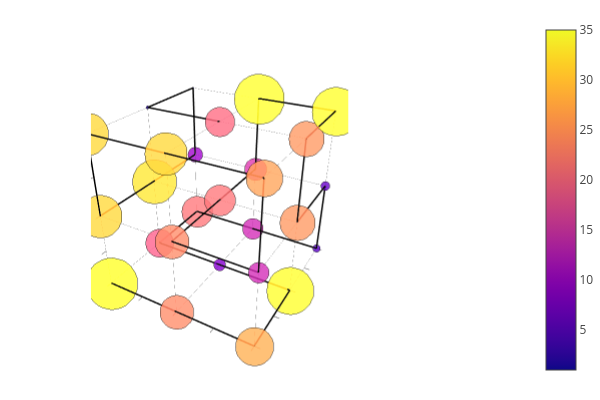

The notebook cell saved with this chart:
### Code cell
plot_cube_with_mutations_on_sphere(x, y, z, lx, ly, lz, PATHS[1234], n_mutations_per_position)

### Figure 1 — Plotly figure (JSON) as saved in the notebook; plotly's stock layout.template omitted (floating-point values rounded to 4 significant figures; data arrays with more than 128 entries replaced by an {"elided": "..."} marker saying what was removed)
{"data": [{"colorbar": {"len": 0.9803, "title": "", "x": 0.6634, "y": 0.5}, "legendgroup": "", "line": {"color": "rgba(0, 0, 0, 0.500)", "dash": "solid", "shape": "linear", "width": 0.5}, "mode": "lines", "name": "", "scene": "scene", "showlegend": false, "type": "scatter3d", "x": [0, 2], "xaxis": "x", "y": [0, 0], "yaxis": "y", "z": [0, 0], "zaxis": "z", "zmax": 35, "zmin": 1}, {"colorbar": {"len": 0.9803, "title": "", "x": 0.6634, "y": 0.5}, "legendgroup": "", "line": {"color": "rgba(0, 0, 0, 0.500)", "dash": "solid", "shape": "linear", "width": 0.5}, "mode": "lines", "name": "", "scene": "scene", "showlegend": false, "type": "scatter3d", "x": [0, 0], "xaxis": "x", "y": [0, 2], "yaxis": "y", "z": [0, 0], "zaxis": "z", "zmax": 35, "zmin": 1}, {"colorbar": {"len": 0.9803, "title": "", "x": 0.6634, "y": 0.5}, "legendgroup": "", "line": {"color": "rgba(0, 0, 0, 0.500)", "dash": "solid", "shape": "linear", "width": 0.5}, "mode": "lines", "name": "", "scene": "scene", "showlegend": false, "type": "scatter3d", "x": [0, 0], "xaxis": "x", "y": [0, 0], "yaxis": "y", "z": [0, 2], "zaxis": "z", "zmax": 35, "zmin": 1}, {"colorbar": {"len": 0.9803, "title": "", "x": 0.6634, "y": 0.5}, "legendgroup": "", "line": {"color": "rgba(0, 0, 0, 0.500)", "dash": "solid", "shape": "linear", "width": 0.5}, "mode": "lines", "name": "", "scene": "scene", "showlegend": false, "type": "scatter3d", "x": [0, 2], "xaxis": "x", "y": [0, 0], "yaxis": "y", "z": [1, 1], "zaxis": "z", "zmax": 35, "zmin": 1}, {"colorbar": {"len": 0.9803, "title": "", "x": 0.6634, "y": 0.5}, "legendgroup": "", "line": {"color": "rgba(0, 0, 0, 0.500)", "dash": "solid", "shape": "linear", "width": 0.5}, "mode": "lines", "name": "", "scene": "scene", "showlegend": false, "type": "scatter3d", "x": [0, 0], "xaxis": "x", "y": [0, 2], "yaxis": "y", "z": [1, 1], "zaxis": "z", "zmax": 35, "zmin": 1}, {"colorbar": {"len": 0.9803, "title": "", "x": 0.6634, "y": 0.5}, "legendgroup": "", "line": {"color": "rgba(0, 0, 0, 0.500)", "dash": "solid", "shape": "linear", "width": 0.5}, "mode": "lines", "name": "", "scene": "scene", "showlegend": false, "type": "scatter3d", "x": [0, 0], "xaxis": "x", "y": [1, 1], "yaxis": "y", "z": [0, 2], "zaxis": "z", "zmax": 35, "zmin": 1}, {"colorbar": {"len": 0.9803, "title": "", "x": 0.6634, "y": 0.5}, "legendgroup": "", "line": {"color": "rgba(0, 0, 0, 0.500)", "dash": "solid", "shape": "linear", "width": 0.5}, "mode": "lines", "name": "", "scene": "scene", "showlegend": false, "type": "scatter3d", "x": [0, 2], "xaxis": "x", "y": [0, 0], "yaxis": "y", "z": [2, 2], "zaxis": "z", "zmax": 35, "zmin": 1}, {"colorbar": {"len": 0.9803, "title": "", "x": 0.6634, "y": 0.5}, "legendgroup": "", "line": {"color": "rgba(0, 0, 0, 0.500)", "dash": "solid", "shape": "linear", "width": 0.5}, "mode": "lines", "name": "", "scene": "scene", "showlegend": false, "type": "scatter3d", "x": [0, 0], "xaxis": "x", "y": [0, 2], "yaxis": "y", "z": [2, 2], "zaxis": "z", "zmax": 35, "zmin": 1}, {"colorbar": {"len": 0.9803, "title": "", "x": 0.6634, "y": 0.5}, "legendgroup": "", "line": {"color": "rgba(0, 0, 0, 0.500)", "dash": "solid", "shape": "linear", "width": 0.5}, "mode": "lines", "name": "", "scene": "scene", "showlegend": false, "type": "scatter3d", "x": [0, 0], "xaxis": "x", "y": [2, 2], "yaxis": "y", "z": [0, 2], "zaxis": "z", "zmax": 35, "zmin": 1}, {"colorbar": {"len": 0.9803, "title": "", "x": 0.6634, "y": 0.5}, "legendgroup": "", "line": {"color": "rgba(0, 0, 0, 0.500)", "dash": "solid", "shape": "linear", "width": 0.5}, "mode": "lines", "name": "", "scene": "scene", "showlegend": false, "type": "scatter3d", "x": [0, 2], "xaxis": "x", "y": [1, 1], "yaxis": "y", "z": [0, 0], "zaxis": "z", "zmax": 35, "zmin": 1}, {"colorbar": {"len": 0.9803, "title": "", "x": 0.6634, "y": 0.5}, "legendgroup": "", "line": {"color": "rgba(0, 0, 0, 0.500)", "dash": "solid", "shape": "linear", "width": 0.5}, "mode": "lines", "name": "", "scene": "scene", "showlegend": false, "type": "scatter3d", "x": [1, 1], "xaxis": "x", "y": [0, 2], "yaxis": "y", "z": [0, 0], "zaxis": "z", "zmax": 35, "zmin": 1}, {"colorbar": {"len": 0.9803, "title": "", "x": 0.6634, "y": 0.5}, "legendgroup": "", "line": {"color": "rgba(0, 0, 0, 0.500)", "dash": "solid", "shape": "linear", "width": 0.5}, "mode": "lines", "name": "", "scene": "scene", "showlegend": false, "type": "scatter3d", "x": [1, 1], "xaxis": "x", "y": [0, 0], "yaxis": "y", "z": [0, 2], "zaxis": "z", "zmax": 35, "zmin": 1}, {"colorbar": {"len": 0.9803, "title": "", "x": 0.6634, "y": 0.5}, "legendgroup": "", "line": {"color": "rgba(0, 0, 0, 0.500)", "dash": "solid", "shape": "linear", "width": 0.5}, "mode": "lines", "name": "", "scene": "scene", "showlegend": false, "type": "scatter3d", "x": [0, 2], "xaxis": "x", "y": [1, 1], "yaxis": "y", "z": [1, 1], "zaxis": "z", "zmax": 35, "zmin": 1}, {"colorbar": {"len": 0.9803, "title": "", "x": 0.6634, "y": 0.5}, "legendgroup": "", "line": {"color": "rgba(0, 0, 0, 0.500)", "dash": "solid", "shape": "linear", "width": 0.5}, "mode": "lines", "name": "", "scene": "scene", "showlegend": false, "type": "scatter3d", "x": [1, 1], "xaxis": "x", "y": [0, 2], "yaxis": "y", "z": [1, 1], "zaxis": "z", "zmax": 35, "zmin": 1}, {"colorbar": {"len": 0.9803, "title": "", "x": 0.6634, "y": 0.5}, "legendgroup": "", "line": {"color": "rgba(0, 0, 0, 0.500)", "dash": "solid", "shape": "linear", "width": 0.5}, "mode": "lines", "name": "", "scene": "scene", "showlegend": false, "type": "scatter3d", "x": [1, 1], "xaxis": "x", "y": [1, 1], "yaxis": "y", "z": [0, 2], "zaxis": "z", "zmax": 35, "zmin": 1}, {"colorbar": {"len": 0.9803, "title": "", "x": 0.6634, "y": 0.5}, "legendgroup": "", "line": {"color": "rgba(0, 0, 0, 0.500)", "dash": "solid", "shape": "linear", "width": 0.5}, "mode": "lines", "name": "", "scene": "scene", "showlegend": false, "type": "scatter3d", "x": [0, 2], "xaxis": "x", "y": [1, 1], "yaxis": "y", "z": [2, 2], "zaxis": "z", "zmax": 35, "zmin": 1}, {"colorbar": {"len": 0.9803, "title": "", "x": 0.6634, "y": 0.5}, "legendgroup": "", "line": {"color": "rgba(0, 0, 0, 0.500)", "dash": "solid", "shape": "linear", "width": 0.5}, "mode": "lines", "name": "", "scene": "scene", "showlegend": false, "type": "scatter3d", "x": [1, 1], "xaxis": "x", "y": [0, 2], "yaxis": "y", "z": [2, 2], "zaxis": "z", "zmax": 35, "zmin": 1}, {"colorbar": {"len": 0.9803, "title": "", "x": 0.6634, "y": 0.5}, "legendgroup": "", "line": {"color": "rgba(0, 0, 0, 0.500)", "dash": "solid", "shape": "linear", "width": 0.5}, "mode": "lines", "name": "", "scene": "scene", "showlegend": false, "type": "scatter3d", "x": [1, 1], "xaxis": "x", "y": [2, 2], "yaxis": "y", "z": [0, 2], "zaxis": "z", "zmax": 35, "zmin": 1}, {"colorbar": {"len": 0.9803, "title": "", "x": 0.6634, "y": 0.5}, "legendgroup": "", "line": {"color": "rgba(0, 0, 0, 0.500)", "dash": "solid", "shape": "linear", "width": 0.5}, "mode": "lines", "name": "", "scene": "scene", "showlegend": false, "type": "scatter3d", "x": [0, 2], "xaxis": "x", "y": [2, 2], "yaxis": "y", "z": [0, 0], "zaxis": "z", "zmax": 35, "zmin": 1}, {"colorbar": {"len": 0.9803, "title": "", "x": 0.6634, "y": 0.5}, "legendgroup": "", "line": {"color": "rgba(0, 0, 0, 0.500)", "dash": "solid", "shape": "linear", "width": 0.5}, "mode": "lines", "name": "", "scene": "scene", "showlegend": false, "type": "scatter3d", "x": [2, 2], "xaxis": "x", "y": [0, 2], "yaxis": "y", "z": [0, 0], "zaxis": "z", "zmax": 35, "zmin": 1}, {"colorbar": {"len": 0.9803, "title": "", "x": 0.6634, "y": 0.5}, "legendgroup": "", "line": {"color": "rgba(0, 0, 0, 0.500)", "dash": "solid", "shape": "linear", "width": 0.5}, "mode": "lines", "name": "", "scene": "scene", "showlegend": false, "type": "scatter3d", "x": [2, 2], "xaxis": "x", "y": [0, 0], "yaxis": "y", "z": [0, 2], "zaxis": "z", "zmax": 35, "zmin": 1}, {"colorbar": {"len": 0.9803, "title": "", "x": 0.6634, "y": 0.5}, "legendgroup": "", "line": {"color": "rgba(0, 0, 0, 0.500)", "dash": "solid", "shape": "linear", "width": 0.5}, "mode": "lines", "name": "", "scene": "scene", "showlegend": false, "type": "scatter3d", "x": [0, 2], "xaxis": "x", "y": [2, 2], "yaxis": "y", "z": [1, 1], "zaxis": "z", "zmax": 35, "zmin": 1}, {"colorbar": {"len": 0.9803, "title": "", "x": 0.6634, "y": 0.5}, "legendgroup": "", "line": {"color": "rgba(0, 0, 0, 0.500)", "dash": "solid", "shape": "linear", "width": 0.5}, "mode": "lines", "name": "", "scene": "scene", "showlegend": false, "type": "scatter3d", "x": [2, 2], "xaxis": "x", "y": [0, 2], "yaxis": "y", "z": [1, 1], "zaxis": "z", "zmax": 35, "zmin": 1}, {"colorbar": {"len": 0.9803, "title": "", "x": 0.6634, "y": 0.5}, "legendgroup": "", "line": {"color": "rgba(0, 0, 0, 0.500)", "dash": "solid", "shape": "linear", "width": 0.5}, "mode": "lines", "name": "", "scene": "scene", "showlegend": false, "type": "scatter3d", "x": [2, 2], "xaxis": "x", "y": [1, 1], "yaxis": "y", "z": [0, 2], "zaxis": "z", "zmax": 35, "zmin": 1}, {"colorbar": {"len": 0.9803, "title": "", "x": 0.6634, "y": 0.5}, "legendgroup": "", "line": {"color": "rgba(0, 0, 0, 0.500)", "dash": "solid", "shape": "linear", "width": 0.5}, "mode": "lines", "name": "", "scene": "scene", "showlegend": false, "type": "scatter3d", "x": [0, 2], "xaxis": "x", "y": [2, 2], "yaxis": "y", "z": [2, 2], "zaxis": "z", "zmax": 35, "zmin": 1}, {"colorbar": {"len": 0.9803, "title": "", "x": 0.6634, "y": 0.5}, "legendgroup": "", "line": {"color": "rgba(0, 0, 0, 0.500)", "dash": "solid", "shape": "linear", "width": 0.5}, "mode": "lines", "name": "", "scene": "scene", "showlegend": false, "type": "scatter3d", "x": [2, 2], "xaxis": "x", "y": [0, 2], "yaxis": "y", "z": [2, 2], "zaxis": "z", "zmax": 35, "zmin": 1}, {"colorbar": {"len": 0.9803, "title": "", "x": 0.6634, "y": 0.5}, "legendgroup": "", "line": {"color": "rgba(0, 0, 0, 0.500)", "dash": "solid", "shape": "linear", "width": 0.5}, "mode": "lines", "name": "", "scene": "scene", "showlegend": false, "type": "scatter3d", "x": [2, 2], "xaxis": "x", "y": [2, 2], "yaxis": "y", "z": [0, 2], "zaxis": "z", "zmax": 35, "zmin": 1}, {"colorbar": {"len": 0.9803, "title": "", "x": 0.6634, "y": 0.5}, "legendgroup": "", "line": {"color": "rgba(0, 0, 0, 1.000)", "dash": "solid", "shape": "linear", "width": 3}, "mode": "lines", "name": "", "scene": "scene", "showlegend": false, "type": "scatter3d", "x": [0, 1], "xaxis": "x", "y": [0, 0], "yaxis": "y", "z": [0, 0], "zaxis": "z", "zmax": 35, "zmin": 1}, {"colorbar": {"len": 0.9803, "title": "", "x": 0.6634, "y": 0.5}, "legendgroup": "", "line": {"color": "rgba(0, 0, 0, 1.000)", "dash": "solid", "shape": "linear", "width": 3}, "mode": "lines", "name": "", "scene": "scene", "showlegend": false, "type": "scatter3d", "x": [1, 2], "xaxis": "x", "y": [0, 0], "yaxis": "y", "z": [0, 0], "zaxis": "z", "zmax": 35, "zmin": 1}, {"colorbar": {"len": 0.9803, "title": "", "x": 0.6634, "y": 0.5}, "legendgroup": "", "line": {"color": "rgba(0, 0, 0, 1.000)", "dash": "solid", "shape": "linear", "width": 3}, "mode": "lines", "name": "", "scene": "scene", "showlegend": false, "type": "scatter3d", "x": [2, 2], "xaxis": "x", "y": [0, 1], "yaxis": "y", "z": [0, 0], "zaxis": "z", "zmax": 35, "zmin": 1}, {"colorbar": {"len": 0.9803, "title": "", "x": 0.6634, "y": 0.5}, "legendgroup": "", "line": {"color": "rgba(0, 0, 0, 1.000)", "dash": "solid", "shape": "linear", "width": 3}, "mode": "lines", "name": "", "scene": "scene", "showlegend": false, "type": "scatter3d", "x": [2, 1], "xaxis": "x", "y": [1, 1], "yaxis": "y", "z": [0, 0], "zaxis": "z", "zmax": 35, "zmin": 1}, {"colorbar": {"len": 0.9803, "title": "", "x": 0.6634, "y": 0.5}, "legendgroup": "", "line": {"color": "rgba(0, 0, 0, 1.000)", "dash": "solid", "shape": "linear", "width": 3}, "mode": "lines", "name": "", "scene": "scene", "showlegend": false, "type": "scatter3d", "x": [1, 0], "xaxis": "x", "y": [1, 1], "yaxis": "y", "z": [0, 0], "zaxis": "z", "zmax": 35, "zmin": 1}, {"colorbar": {"len": 0.9803, "title": "", "x": 0.6634, "y": 0.5}, "legendgroup": "", "line": {"color": "rgba(0, 0, 0, 1.000)", "dash": "solid", "shape": "linear", "width": 3}, "mode": "lines", "name": "", "scene": "scene", "showlegend": false, "type": "scatter3d", "x": [0, 0], "xaxis": "x", "y": [1, 2], "yaxis": "y", "z": [0, 0], "zaxis": "z", "zmax": 35, "zmin": 1}, {"colorbar": {"len": 0.9803, "title": "", "x": 0.6634, "y": 0.5}, "legendgroup": "", "line": {"color": "rgba(0, 0, 0, 1.000)", "dash": "solid", "shape": "linear", "width": 3}, "mode": "lines", "name": "", "scene": "scene", "showlegend": false, "type": "scatter3d", "x": [0, 1], "xaxis": "x", "y": [2, 2], "yaxis": "y", "z": [0, 0], "zaxis": "z", "zmax": 35, "zmin": 1}, {"colorbar": {"len": 0.9803, "title": "", "x": 0.6634, "y": 0.5}, "legendgroup": "", "line": {"color": "rgba(0, 0, 0, 1.000)", "dash": "solid", "shape": "linear", "width": 3}, "mode": "lines", "name": "", "scene": "scene", "showlegend": false, "type": "scatter3d", "x": [1, 2], "xaxis": "x", "y": [2, 2], "yaxis": "y", "z": [0, 0], "zaxis": "z", "zmax": 35, "zmin": 1}, {"colorbar": {"len": 0.9803, "title": "", "x": 0.6634, "y": 0.5}, "legendgroup": "", "line": {"color": "rgba(0, 0, 0, 1.000)", "dash": "solid", "shape": "linear", "width": 3}, "mode": "lines", "name": "", "scene": "scene", "showlegend": false, "type": "scatter3d", "x": [2, 2], "xaxis": "x", "y": [2, 2], "yaxis": "y", "z": [0, 1], "zaxis": "z", "zmax": 35, "zmin": 1}, {"colorbar": {"len": 0.9803, "title": "", "x": 0.6634, "y": 0.5}, "legendgroup": "", "line": {"color": "rgba(0, 0, 0, 1.000)", "dash": "solid", "shape": "linear", "width": 3}, "mode": "lines", "name": "", "scene": "scene", "showlegend": false, "type": "scatter3d", "x": [2, 2], "xaxis": "x", "y": [2, 1], "yaxis": "y", "z": [1, 1], "zaxis": "z", "zmax": 35, "zmin": 1}, {"colorbar": {"len": 0.9803, "title": "", "x": 0.6634, "y": 0.5}, "legendgroup": "", "line": {"color": "rgba(0, 0, 0, 1.000)", "dash": "solid", "shape": "linear", "width": 3}, "mode": "lines", "name": "", "scene": "scene", "showlegend": false, "type": "scatter3d", "x": [2, 2], "xaxis": "x", "y": [1, 1], "yaxis": "y", "z": [1, 2], "zaxis": "z", "zmax": 35, "zmin": 1}, {"colorbar": {"len": 0.9803, "title": "", "x": 0.6634, "y": 0.5}, "legendgroup": "", "line": {"color": "rgba(0, 0, 0, 1.000)", "dash": "solid", "shape": "linear", "width": 3}, "mode": "lines", "name": "", "scene": "scene", "showlegend": false, "type": "scatter3d", "x": [2, 2], "xaxis": "x", "y": [1, 2], "yaxis": "y", "z": [2, 2], "zaxis": "z", "zmax": 35, "zmin": 1}, {"colorbar": {"len": 0.9803, "title": "", "x": 0.6634, "y": 0.5}, "legendgroup": "", "line": {"color": "rgba(0, 0, 0, 1.000)", "dash": "solid", "shape": "linear", "width": 3}, "mode": "lines", "name": "", "scene": "scene", "showlegend": false, "type": "scatter3d", "x": [2, 1], "xaxis": "x", "y": [2, 2], "yaxis": "y", "z": [2, 2], "zaxis": "z", "zmax": 35, "zmin": 1}, {"colorbar": {"len": 0.9803, "title": "", "x": 0.6634, "y": 0.5}, "legendgroup": "", "line": {"color": "rgba(0, 0, 0, 1.000)", "dash": "solid", "shape": "linear", "width": 3}, "mode": "lines", "name": "", "scene": "scene", "showlegend": false, "type": "scatter3d", "x": [1, 1], "xaxis": "x", "y": [2, 2], "yaxis": "y", "z": [2, 1], "zaxis": "z", "zmax": 35, "zmin": 1}, {"colorbar": {"len": 0.9803, "title": "", "x": 0.6634, "y": 0.5}, "legendgroup": "", "line": {"color": "rgba(0, 0, 0, 1.000)", "dash": "solid", "shape": "linear", "width": 3}, "mode": "lines", "name": "", "scene": "scene", "showlegend": false, "type": "scatter3d", "x": [1, 1], "xaxis": "x", "y": [2, 1], "yaxis": "y", "z": [1, 1], "zaxis": "z", "zmax": 35, "zmin": 1}, {"colorbar": {"len": 0.9803, "title": "", "x": 0.6634, "y": 0.5}, "legendgroup": "", "line": {"color": "rgba(0, 0, 0, 1.000)", "dash": "solid", "shape": "linear", "width": 3}, "mode": "lines", "name": "", "scene": "scene", "showlegend": false, "type": "scatter3d", "x": [1, 1], "xaxis": "x", "y": [1, 0], "yaxis": "y", "z": [1, 1], "zaxis": "z", "zmax": 35, "zmin": 1}, {"colorbar": {"len": 0.9803, "title": "", "x": 0.6634, "y": 0.5}, "legendgroup": "", "line": {"color": "rgba(0, 0, 0, 1.000)", "dash": "solid", "shape": "linear", "width": 3}, "mode": "lines", "name": "", "scene": "scene", "showlegend": false, "type": "scatter3d", "x": [1, 2], "xaxis": "x", "y": [0, 0], "yaxis": "y", "z": [1, 1], "zaxis": "z", "zmax": 35, "zmin": 1}, {"colorbar": {"len": 0.9803, "title": "", "x": 0.6634, "y": 0.5}, "legendgroup": "", "line": {"color": "rgba(0, 0, 0, 1.000)", "dash": "solid", "shape": "linear", "width": 3}, "mode": "lines", "name": "", "scene": "scene", "showlegend": false, "type": "scatter3d", "x": [2, 2], "xaxis": "x", "y": [0, 0], "yaxis": "y", "z": [1, 2], "zaxis": "z", "zmax": 35, "zmin": 1}, {"colorbar": {"len": 0.9803, "title": "", "x": 0.6634, "y": 0.5}, "legendgroup": "", "line": {"color": "rgba(0, 0, 0, 1.000)", "dash": "solid", "shape": "linear", "width": 3}, "mode": "lines", "name": "", "scene": "scene", "showlegend": false, "type": "scatter3d", "x": [2, 1], "xaxis": "x", "y": [0, 0], "yaxis": "y", "z": [2, 2], "zaxis": "z", "zmax": 35, "zmin": 1}, {"colorbar": {"len": 0.9803, "title": "", "x": 0.6634, "y": 0.5}, "legendgroup": "", "line": {"color": "rgba(0, 0, 0, 1.000)", "dash": "solid", "shape": "linear", "width": 3}, "mode": "lines", "name": "", "scene": "scene", "showlegend": false, "type": "scatter3d", "x": [1, 0], "xaxis": "x", "y": [0, 0], "yaxis": "y", "z": [2, 2], "zaxis": "z", "zmax": 35, "zmin": 1}, {"colorbar": {"len": 0.9803, "title": "", "x": 0.6634, "y": 0.5}, "legendgroup": "", "line": {"color": "rgba(0, 0, 0, 1.000)", "dash": "solid", "shape": "linear", "width": 3}, "mode": "lines", "name": "", "scene": "scene", "showlegend": false, "type": "scatter3d", "x": [0, 0], "xaxis": "x", "y": [0, 0], "yaxis": "y", "z": [2, 1], "zaxis": "z", "zmax": 35, "zmin": 1}, {"colorbar": {"len": 0.9803, "title": "", "x": 0.6634, "y": 0.5}, "legendgroup": "", "line": {"color": "rgba(0, 0, 0, 1.000)", "dash": "solid", "shape": "linear", "width": 3}, "mode": "lines", "name": "", "scene": "scene", "showlegend": false, "type": "scatter3d", "x": [0, 0], "xaxis": "x", "y": [0, 1], "yaxis": "y", "z": [1, 1], "zaxis": "z", "zmax": 35, "zmin": 1}, {"colorbar": {"len": 0.9803, "title": "", "x": 0.6634, "y": 0.5}, "legendgroup": "", "line": {"color": "rgba(0, 0, 0, 1.000)", "dash": "solid", "shape": "linear", "width": 3}, "mode": "lines", "name": "", "scene": "scene", "showlegend": false, "type": "scatter3d", "x": [0, 0], "xaxis": "x", "y": [1, 2], "yaxis": "y", "z": [1, 1], "zaxis": "z", "zmax": 35, "zmin": 1}, {"colorbar": {"len": 0.9803, "title": "", "x": 0.6634, "y": 0.5}, "legendgroup": "", "line": {"color": "rgba(0, 0, 0, 1.000)", "dash": "solid", "shape": "linear", "width": 3}, "mode": "lines", "name": "", "scene": "scene", "showlegend": false, "type": "scatter3d", "x": [0, 0], "xaxis": "x", "y": [2, 2], "yaxis": "y", "z": [1, 2], "zaxis": "z", "zmax": 35, "zmin": 1}, {"colorbar": {"len": 0.9803, "title": "", "x": 0.6634, "y": 0.5}, "legendgroup": "", "line": {"color": "rgba(0, 0, 0, 1.000)", "dash": "solid", "shape": "linear", "width": 3}, "mode": "lines", "name": "", "scene": "scene", "showlegend": false, "type": "scatter3d", "x": [0, 0], "xaxis": "x", "y": [2, 1], "yaxis": "y", "z": [2, 2], "zaxis": "z", "zmax": 35, "zmin": 1}, {"colorbar": {"len": 0.9803, "title": "", "x": 0.6634, "y": 0.5}, "legendgroup": "", "line": {"color": "rgba(0, 0, 0, 1.000)", "dash": "solid", "shape": "linear", "width": 3}, "mode": "lines", "name": "", "scene": "scene", "showlegend": false, "type": "scatter3d", "x": [0, 1], "xaxis": "x", "y": [1, 1], "yaxis": "y", "z": [2, 2], "zaxis": "z", "zmax": 35, "zmin": 1}, {"colorbar": {"len": 0.9803, "title": "", "x": 0.6634, "y": 0.5}, "hoverinfo": "text", "legendgroup": "", "marker": {"color": "rgba(240, 249, 33, 0.800)", "line": {"color": "rgba(0, 0, 0, 0.800)", "width": 0.5}, "size": 30, "symbol": "circle"}, "mode": "markers", "name": "", "scene": "scene", "showlegend": false, "text": [15], "type": "scatter3d", "x": [0], "xaxis": "x", "y": [0], "yaxis": "y", "z": [0], "zaxis": "z", "zmax": 35, "zmin": 1}, {"colorbar": {"len": 0.9803, "title": "", "x": 0.6634, "y": 0.5}, "hoverinfo": "text", "legendgroup": "", "marker": {"color": "rgba(233, 114, 87, 0.800)", "line": {"color": "rgba(0, 0, 0, 0.800)", "width": 0.5}, "size": 19.71, "symbol": "circle"}, "mode": "markers", "name": "", "scene": "scene", "showlegend": false, "text": [9.857], "type": "scatter3d", "x": [1], "xaxis": "x", "y": [0], "yaxis": "y", "z": [0], "zaxis": "z", "zmax": 35, "zmin": 1}, {"colorbar": {"len": 0.9803, "title": "", "x": 0.6634, "y": 0.5}, "hoverinfo": "text", "legendgroup": "", "marker": {"color": "rgba(246, 143, 68, 0.800)", "line": {"color": "rgba(0, 0, 0, 0.800)", "width": 0.5}, "size": 22.29, "symbol": "circle"}, "mode": "markers", "name": "", "scene": "scene", "showlegend": false, "text": [11.14], "type": "scatter3d", "x": [2], "xaxis": "x", "y": [0], "yaxis": "y", "z": [0], "zaxis": "z", "zmax": 35, "zmin": 1}, {"colorbar": {"len": 0.9803, "title": "", "x": 0.6634, "y": 0.5}, "hoverinfo": "text", "legendgroup": "", "marker": {"color": "rgba(210, 79, 113, 0.800)", "line": {"color": "rgba(0, 0, 0, 0.800)", "width": 0.5}, "size": 16.29, "symbol": "circle"}, "mode": "markers", "name": "", "scene": "scene", "showlegend": false, "text": [8.143], "type": "scatter3d", "x": [0], "xaxis": "x", "y": [1], "yaxis": "y", "z": [0], "zaxis": "z", "zmax": 35, "zmin": 1}, {"colorbar": {"len": 0.9803, "title": "", "x": 0.6634, "y": 0.5}, "hoverinfo": "text", "legendgroup": "", "marker": {"color": "rgba(109, 0, 168, 0.800)", "line": {"color": "rgba(0, 0, 0, 0.800)", "width": 0.5}, "size": 6.857, "symbol": "circle"}, "mode": "markers", "name": "", "scene": "scene", "showlegend": false, "text": [3.429], "type": "scatter3d", "x": [1], "xaxis": "x", "y": [1], "yaxis": "y", "z": [0], "zaxis": "z", "zmax": 35, "zmin": 1}, {"colorbar": {"len": 0.9803, "title": "", "x": 0.6634, "y": 0.5}, "hoverinfo": "text", "legendgroup": "", "marker": {"color": "rgba(251, 211, 37, 0.800)", "line": {"color": "rgba(0, 0, 0, 0.800)", "width": 0.5}, "size": 27.43, "symbol": "circle"}, "mode": "markers", "name": "", "scene": "scene", "showlegend": false, "text": [13.71], "type": "scatter3d", "x": [2], "xaxis": "x", "y": [1], "yaxis": "y", "z": [0], "zaxis": "z", "zmax": 35, "zmin": 1}, {"colorbar": {"len": 0.9803, "title": "", "x": 0.6634, "y": 0.5}, "hoverinfo": "text", "legendgroup": "", "marker": {"color": "rgba(222, 97, 100, 0.800)", "line": {"color": "rgba(0, 0, 0, 0.800)", "width": 0.5}, "size": 18, "symbol": "circle"}, "mode": "markers", "name": "", "scene": "scene", "showlegend": false, "text": [9], "type": "scatter3d", "x": [0], "xaxis": "x", "y": [2], "yaxis": "y", "z": [0], "zaxis": "z", "zmax": 35, "zmin": 1}, {"colorbar": {"len": 0.9803, "title": "", "x": 0.6634, "y": 0.5}, "hoverinfo": "text", "legendgroup": "", "marker": {"color": "rgba(171, 37, 148, 0.800)", "line": {"color": "rgba(0, 0, 0, 0.800)", "width": 0.5}, "size": 12, "symbol": "circle"}, "mode": "markers", "name": "", "scene": "scene", "showlegend": false, "text": [6], "type": "scatter3d", "x": [1], "xaxis": "x", "y": [2], "yaxis": "y", "z": [0], "zaxis": "z", "zmax": 35, "zmin": 1}, {"colorbar": {"len": 0.9803, "title": "", "x": 0.6634, "y": 0.5}, "hoverinfo": "text", "legendgroup": "", "marker": {"color": "rgba(73, 3, 160, 0.800)", "line": {"color": "rgba(0, 0, 0, 0.800)", "width": 0.5}, "size": 4.286, "symbol": "circle"}, "mode": "markers", "name": "", "scene": "scene", "showlegend": false, "text": [2.143], "type": "scatter3d", "x": [2], "xaxis": "x", "y": [2], "yaxis": "y", "z": [0], "zaxis": "z", "zmax": 35, "zmin": 1}, {"colorbar": {"len": 0.9803, "title": "", "x": 0.6634, "y": 0.5}, "hoverinfo": "text", "legendgroup": "", "marker": {"color": "rgba(253, 175, 49, 0.800)", "line": {"color": "rgba(0, 0, 0, 0.800)", "width": 0.5}, "size": 24.86, "symbol": "circle"}, "mode": "markers", "name": "", "scene": "scene", "showlegend": false, "text": [12.43], "type": "scatter3d", "x": [0], "xaxis": "x", "y": [0], "yaxis": "y", "z": [1], "zaxis": "z", "zmax": 35, "zmin": 1}, {"colorbar": {"len": 0.9803, "title": "", "x": 0.6634, "y": 0.5}, "hoverinfo": "text", "legendgroup": "", "marker": {"color": "rgba(233, 114, 87, 0.800)", "line": {"color": "rgba(0, 0, 0, 0.800)", "width": 0.5}, "size": 19.71, "symbol": "circle"}, "mode": "markers", "name": "", "scene": "scene", "showlegend": false, "text": [9.857], "type": "scatter3d", "x": [1], "xaxis": "x", "y": [0], "yaxis": "y", "z": [1], "zaxis": "z", "zmax": 35, "zmin": 1}, {"colorbar": {"len": 0.9803, "title": "", "x": 0.6634, "y": 0.5}, "hoverinfo": "text", "legendgroup": "", "marker": {"color": "rgba(171, 37, 148, 0.800)", "line": {"color": "rgba(0, 0, 0, 0.800)", "width": 0.5}, "size": 12, "symbol": "circle"}, "mode": "markers", "name": "", "scene": "scene", "showlegend": false, "text": [6], "type": "scatter3d", "x": [2], "xaxis": "x", "y": [0], "yaxis": "y", "z": [1], "zaxis": "z", "zmax": 35, "zmin": 1}, {"colorbar": {"len": 0.9803, "title": "", "x": 0.6634, "y": 0.5}, "hoverinfo": "text", "legendgroup": "", "marker": {"color": "rgba(254, 187, 43, 0.800)", "line": {"color": "rgba(0, 0, 0, 0.800)", "width": 0.5}, "size": 25.71, "symbol": "circle"}, "mode": "markers", "name": "", "scene": "scene", "showlegend": false, "text": [12.86], "type": "scatter3d", "x": [0], "xaxis": "x", "y": [1], "yaxis": "y", "z": [1], "zaxis": "z", "zmax": 35, "zmin": 1}, {"colorbar": {"len": 0.9803, "title": "", "x": 0.6634, "y": 0.5}, "hoverinfo": "text", "legendgroup": "", "marker": {"color": "rgba(222, 97, 100, 0.800)", "line": {"color": "rgba(0, 0, 0, 0.800)", "width": 0.5}, "size": 18, "symbol": "circle"}, "mode": "markers", "name": "", "scene": "scene", "showlegend": false, "text": [9], "type": "scatter3d", "x": [1], "xaxis": "x", "y": [1], "yaxis": "y", "z": [1], "zaxis": "z", "zmax": 35, "zmin": 1}, {"colorbar": {"len": 0.9803, "title": "", "x": 0.6634, "y": 0.5}, "hoverinfo": "text", "legendgroup": "", "marker": {"color": "rgba(238, 124, 81, 0.800)", "line": {"color": "rgba(0, 0, 0, 0.800)", "width": 0.5}, "size": 20.57, "symbol": "circle"}, "mode": "markers", "name": "", "scene": "scene", "showlegend": false, "text": [10.29], "type": "scatter3d", "x": [2], "xaxis": "x", "y": [1], "yaxis": "y", "z": [1], "zaxis": "z", "zmax": 35, "zmin": 1}, {"colorbar": {"len": 0.9803, "title": "", "x": 0.6634, "y": 0.5}, "hoverinfo": "text", "legendgroup": "", "marker": {"color": "rgba(131, 5, 167, 0.800)", "line": {"color": "rgba(0, 0, 0, 0.800)", "width": 0.5}, "size": 8.571, "symbol": "circle"}, "mode": "markers", "name": "", "scene": "scene", "showlegend": false, "text": [4.286], "type": "scatter3d", "x": [0], "xaxis": "x", "y": [2], "yaxis": "y", "z": [1], "zaxis": "z", "zmax": 35, "zmin": 1}, {"colorbar": {"len": 0.9803, "title": "", "x": 0.6634, "y": 0.5}, "hoverinfo": "text", "legendgroup": "", "marker": {"color": "rgba(180, 46, 141, 0.800)", "line": {"color": "rgba(0, 0, 0, 0.800)", "width": 0.5}, "size": 12.86, "symbol": "circle"}, "mode": "markers", "name": "", "scene": "scene", "showlegend": false, "text": [6.429], "type": "scatter3d", "x": [1], "xaxis": "x", "y": [2], "yaxis": "y", "z": [1], "zaxis": "z", "zmax": 35, "zmin": 1}, {"colorbar": {"len": 0.9803, "title": "", "x": 0.6634, "y": 0.5}, "hoverinfo": "text", "legendgroup": "", "marker": {"color": "rgba(85, 2, 164, 0.800)", "line": {"color": "rgba(0, 0, 0, 0.800)", "width": 0.5}, "size": 5.143, "symbol": "circle"}, "mode": "markers", "name": "", "scene": "scene", "showlegend": false, "text": [2.571], "type": "scatter3d", "x": [2], "xaxis": "x", "y": [2], "yaxis": "y", "z": [1], "zaxis": "z", "zmax": 35, "zmin": 1}, {"colorbar": {"len": 0.9803, "title": "", "x": 0.6634, "y": 0.5}, "hoverinfo": "text", "legendgroup": "", "marker": {"color": "rgba(253, 175, 49, 0.800)", "line": {"color": "rgba(0, 0, 0, 0.800)", "width": 0.5}, "size": 24.86, "symbol": "circle"}, "mode": "markers", "name": "", "scene": "scene", "showlegend": false, "text": [12.43], "type": "scatter3d", "x": [0], "xaxis": "x", "y": [0], "yaxis": "y", "z": [2], "zaxis": "z", "zmax": 35, "zmin": 1}, {"colorbar": {"len": 0.9803, "title": "", "x": 0.6634, "y": 0.5}, "hoverinfo": "text", "legendgroup": "", "marker": {"color": "rgba(253, 175, 49, 0.800)", "line": {"color": "rgba(0, 0, 0, 0.800)", "width": 0.5}, "size": 24.86, "symbol": "circle"}, "mode": "markers", "name": "", "scene": "scene", "showlegend": false, "text": [12.43], "type": "scatter3d", "x": [1], "xaxis": "x", "y": [0], "yaxis": "y", "z": [2], "zaxis": "z", "zmax": 35, "zmin": 1}, {"colorbar": {"len": 0.9803, "title": "", "x": 0.6634, "y": 0.5}, "hoverinfo": "text", "legendgroup": "", "marker": {"color": "rgba(243, 133, 75, 0.800)", "line": {"color": "rgba(0, 0, 0, 0.800)", "width": 0.5}, "size": 21.43, "symbol": "circle"}, "mode": "markers", "name": "", "scene": "scene", "showlegend": false, "text": [10.71], "type": "scatter3d", "x": [2], "xaxis": "x", "y": [0], "yaxis": "y", "z": [2], "zaxis": "z", "zmax": 35, "zmin": 1}, {"colorbar": {"len": 0.9803, "title": "", "x": 0.6634, "y": 0.5}, "hoverinfo": "text", "legendgroup": "", "marker": {"color": "rgba(33, 6, 143, 0.800)", "line": {"color": "rgba(0, 0, 0, 0.800)", "width": 0.5}, "size": 1.714, "symbol": "circle"}, "mode": "markers", "name": "", "scene": "scene", "showlegend": false, "text": [0.8571], "type": "scatter3d", "x": [0], "xaxis": "x", "y": [1], "yaxis": "y", "z": [2], "zaxis": "z", "zmax": 35, "zmin": 1}, {"colorbar": {"len": 0.9803, "title": "", "x": 0.6634, "y": 0.5}, "hoverinfo": "text", "legendgroup": "", "marker": {"color": "rgba(216, 88, 107, 0.800)", "line": {"color": "rgba(0, 0, 0, 0.800)", "width": 0.5}, "size": 17.14, "symbol": "circle"}, "mode": "markers", "name": "", "scene": "scene", "showlegend": false, "text": [8.571], "type": "scatter3d", "x": [1], "xaxis": "x", "y": [1], "yaxis": "y", "z": [2], "zaxis": "z", "zmax": 35, "zmin": 1}, {"colorbar": {"len": 0.9803, "title": "", "x": 0.6634, "y": 0.5}, "hoverinfo": "text", "legendgroup": "", "marker": {"color": "rgba(238, 124, 81, 0.800)", "line": {"color": "rgba(0, 0, 0, 0.800)", "width": 0.5}, "size": 20.57, "symbol": "circle"}, "mode": "markers", "name": "", "scene": "scene", "showlegend": false, "text": [10.29], "type": "scatter3d", "x": [2], "xaxis": "x", "y": [1], "yaxis": "y", "z": [2], "zaxis": "z", "zmax": 35, "zmin": 1}, {"colorbar": {"len": 0.9803, "title": "", "x": 0.6634, "y": 0.5}, "hoverinfo": "text", "legendgroup": "", "marker": {"color": "rgba(13, 8, 135, 0.800)", "line": {"color": "rgba(0, 0, 0, 0.800)", "width": 0.5}, "size": 0.8571, "symbol": "circle"}, "mode": "markers", "name": "", "scene": "scene", "showlegend": false, "text": [0.4286], "type": "scatter3d", "x": [0], "xaxis": "x", "y": [2], "yaxis": "y", "z": [2], "zaxis": "z", "zmax": 35, "zmin": 1}, {"colorbar": {"len": 0.9803, "title": "", "x": 0.6634, "y": 0.5}, "hoverinfo": "text", "legendgroup": "", "marker": {"color": "rgba(244, 236, 39, 0.800)", "line": {"color": "rgba(0, 0, 0, 0.800)", "width": 0.5}, "size": 29.14, "symbol": "circle"}, "mode": "markers", "name": "", "scene": "scene", "showlegend": false, "text": [14.57], "type": "scatter3d", "x": [1], "xaxis": "x", "y": [2], "yaxis": "y", "z": [2], "zaxis": "z", "zmax": 35, "zmin": 1}, {"colorbar": {"len": 0.9803, "title": "", "x": 0.6634, "y": 0.5}, "hoverinfo": "text", "legendgroup": "", "marker": {"color": "rgba(248, 223, 37, 0.800)", "line": {"color": "rgba(0, 0, 0, 0.800)", "width": 0.5}, "size": 28.29, "symbol": "circle"}, "mode": "markers", "name": "", "scene": "scene", "showlegend": false, "text": [14.14], "type": "scatter3d", "x": [2], "xaxis": "x", "y": [2], "yaxis": "y", "z": [2], "zaxis": "z", "zmax": 35, "zmin": 1}, {"colorbar": {"len": 0.9803, "title": "", "x": 0.6634, "y": 0.5}, "hoverinfo": "none", "marker": {"cmax": 35, "cmin": 1, "color": [0.5], "colorscale": {"elided": "256x2 mixed values"}, "opacity": 1e-10, "showscale": true, "size": 1e-10}, "mode": "markers", "name": "", "scene": "scene", "showlegend": false, "type": "scatter3d", "x": [0], "xaxis": "x", "y": [0], "yaxis": "y", "z": [0], "zaxis": "z", "zmax": 35, "zmin": 1}], "layout": {"annotations": [], "height": 400, "legend": {"bgcolor": "rgba(255, 255, 255, 1.000)", "bordercolor": "rgba(0, 0, 0, 1.000)", "borderwidth": 1, "font": {"color": "rgba(0, 0, 0, 1.000)", "family": "sans-serif", "size": 11}, "title": {"font": {"color": "rgba(0, 0, 0, 1.000)", "family": "sans-serif", "size": 15}, "text": ""}, "tracegroupgap": 0, "traceorder": "normal", "x": 1, "xanchor": "auto", "y": 1, "yanchor": "auto"}, "margin": {"b": 20, "l": 0, "r": 0, "t": 20}, "paper_bgcolor": "rgba(255, 255, 255, 1.000)", "plot_bgcolor": "rgba(255, 255, 255, 1.000)", "scene": {"camera": {"eye": {"x": 1.126, "y": -1.95, "z": 1.3}, "projection": "orthographic"}, "domain": {"x": [0.1732, 0.6634], "y": [0.009843, 0.9902]}, "xaxis": {"gridcolor": "rgba(0, 0, 0, 0.100)", "gridwidth": 0.5, "linecolor": "rgba(0, 0, 0, 1.000)", "mirror": false, "range": [0, 2], "showgrid": false, "showline": false, "showticklabels": false, "tickangle": 0, "ticks": "inside", "title": "", "type": "-", "visible": true, "zeroline": false, "zerolinecolor": "rgba(0, 0, 0, 1.000)"}, "yaxis": {"gridcolor": "rgba(0, 0, 0, 0.100)", "gridwidth": 0.5, "linecolor": "rgba(0, 0, 0, 1.000)", "mirror": false, "range": [0, 2], "showgrid": false, "showline": false, "showticklabels": false, "tickangle": 0, "ticks": "inside", "title": "", "type": "-", "visible": true, "zeroline": false, "zerolinecolor": "rgba(0, 0, 0, 1.000)"}, "zaxis": {"gridcolor": "rgba(0, 0, 0, 0.100)", "gridwidth": 0.5, "linecolor": "rgba(0, 0, 0, 1.000)", "mirror": false, "range": [0, 2], "showgrid": false, "showline": false, "showticklabels": false, "tickangle": 0, "ticks": "inside", "title": "", "type": "-", "visible": true, "zeroline": false, "zerolinecolor": "rgba(0, 0, 0, 1.000)"}}, "showlegend": true, "width": 600}}
